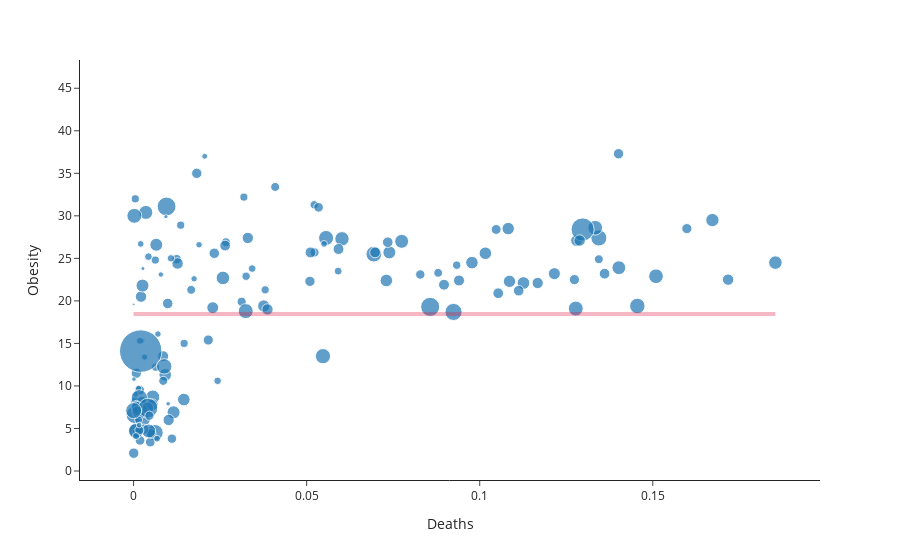

The notebook cell saved with this chart:
### Markdown cell above
explain visualization

### Code cell
fig = px.scatter(food_df, x="Deaths", y = "Obesity", size = "Mortality", hover_name='Country', log_x=False,
                 size_max=30, template="simple_white")

fig.add_shape(
        # Line Horizontal
            type="line",
            x0=0,
            y0=food_df['Obesity'].mean(),
            x1=food_df['Deaths'].max(),
            y1=food_df['Obesity'].mean(),
            line=dict(
                color="crimson",
                width=4
            ),
    )

fig.show()
a,b = stats.pearsonr(food_df['Deaths'].values, food_df['Obesity'].values)

### Figure 1 — Plotly figure (JSON) as saved in the notebook; plotly's stock layout.template omitted (floating-point values rounded to 4 significant figures; data arrays with more than 128 entries replaced by an {"elided": "..."} marker saying what was removed)
{"data": [{"hovertemplate": "<b>%{hovertext}</b><br><br>Deaths=%{x}<br>Obesity=%{y}<br>Mortality=%{marker.size}<extra></extra>", "hovertext": {"elided": "154 str values"}, "legendgroup": "", "marker": {"color": "#1F77B4", "size": {"elided": "154 float values"}, "sizemode": "area", "sizeref": 0.03213, "symbol": "circle"}, "mode": "markers", "name": "", "orientation": "v", "showlegend": false, "type": "scatter", "x": {"elided": "154 float values"}, "xaxis": "x", "y": {"elided": "154 float values"}, "yaxis": "y"}], "layout": {"autosize": true, "legend": {"itemsizing": "constant", "tracegroupgap": 0}, "margin": {"t": 60}, "shapes": [{"line": {"color": "crimson", "width": 4}, "type": "line", "x0": 0, "x1": 0.1854, "y0": 18.45, "y1": 18.45}], "xaxis": {"anchor": "y", "autorange": true, "domain": [0, 1], "range": [-0.01219, 0.1971], "title": {"text": "Deaths"}, "type": "linear"}, "yaxis": {"anchor": "x", "autorange": true, "domain": [0, 1], "range": [-1.768, 48.71], "title": {"text": "Obesity"}, "type": "linear"}}}
